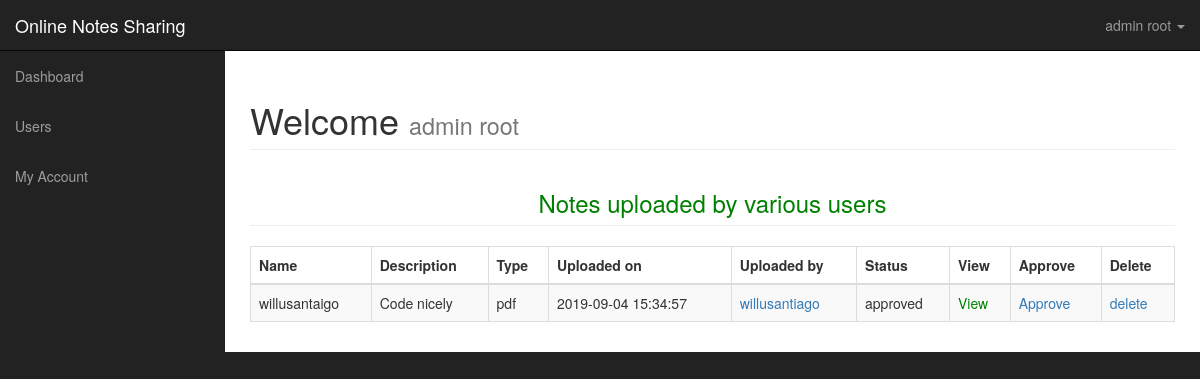
Page /dashboard/ (signed in) on the committed database.
### tables this page shows
CREATE TABLE IF NOT EXISTS `uploads` (
  `file_id` int(11) NOT NULL AUTO_INCREMENT,
  `file_name` varchar(225) NOT NULL,
  `file_description` text NOT NULL,
  `file_type` varchar(225) NOT NULL,
  `file_uploader` varchar(225) NOT NULL,
  `file_uploaded_on` timestamp NOT NULL DEFAULT CURRENT_TIMESTAMP ON UPDATE CURRENT_TIMESTAMP,
  `file_uploaded_to` varchar(225) NOT NULL,
  `file` varchar(225) NOT NULL,
  `status` varchar(225) NOT NULL DEFAULT 'not approved yet',
  PRIMARY KEY (`file_id`)
);

### dashboard/index.php (the view, shortened to what this page needs)
<?php include('includes/adminheader.php');  ?>
 <div id="wrapper">
       <?php include 'includes/adminnav.php';?>
        <div id="page-wrapper">
            <div class="container-fluid">
                <div class="row">
                    <div class="col-lg-12">
                        <h1 class="page-header">
                            Welcome
                            <small><?php echo $_SESSION['name']; ?></small>
                        </h1>
<?php if($_SESSION['role'] == 'admin') {
?>
<h3 class="page-header">
                            <center> <marquee width = 70% ><font color="green" > Notes uploaded by various users</font></marquee></center>
                        </h3>
<div class="row">
<div class="col-lg-12">
        <div class="table-responsive">
<form action="" method="post">
            <table class="table table-bordered table-striped table-hover">
            <thead>
                    <tr>
                        <th>Name</th>
                        <th>Description</th>
                        <th>Type </th>
                        <th>Uploaded on</th>
                        <th>Uploaded by </th>
                        <th>Status</th>
                        <th>View</th>
                        <th>Approve</th>
                        <th>Delete</th>
                    </tr>
                </thead>
                <tbody>
                 <?php
$query = "SELECT * FROM uploads ORDER BY file_uploaded_on DESC";
$run_query = mysqli_query($conn, $query) or die(mysqli_error($conn));
if (mysqli_num_rows($run_query) > 0) {
while ($row = mysqli_fetch_array($run_query)) {
    $file_id = $row['file_id'];
    $file_name = $row['file_name'];
    $file_description = $row['file_description'];
    $file_type = $row['file_type'];
    $file_date = $row['file_uploaded_on'];
    $file_uploader = $row['file_uploader'];
    $file_status = $row['status'];
    $file = $row['file'];
    echo "<tr>";
    echo "<td>$file_name</td>";
    echo "<td>$file_description</td>";
    echo "<td>$file_type</td>";
    echo "<td>$file_date</td>";
    echo "<td><a href='viewprofile.php?name=$file_uploader' target='_blank'> $file_uploader </a></td>";
    echo "<td>$file_status</td>";
    echo "<td><a href='allfiles/$file' target='_blank' style='color:green'>View </a></td>";
    echo "<td><a onClick=\"javascript: return confirm('Are you sure you want to approve this note?')\"href='?approve=$file_id'><i class='fa fa-times' style='color: red;'></i>Approve</a></td>";
    echo "<td><a onClick=\"javascript: return confirm('Are you sure you want to delete this post?')\" href='?del=$file_id'><i class='fa fa-times' style='color: red;'></i>delete</a></td>";
    echo "</tr>";
}
}
?>
                </tbody>
            </table>
</form>
</div>
</div>
</div>
<?php }
 ?>
</body>
</html>

### dashboard/css/sb-admin.css (style rules this page uses)
body { margin-top: 100px; background-color: #222; }
@media (min-width:768px) { body { margin-top: 50px; } }
#wrapper { padding-left: 0; }
#page-wrapper { width: 100%; padding: 0; background-color: #fff; }
@media (min-width:768px) { #wrapper { padding-left: 225px; } }
@media (min-width:768px) { #page-wrapper { padding: 10px; } }

### rows in the picture
uploads: file_name "willusantaigo", file_description "Code nicely", file_type "pdf", file_uploaded_on "2019-09-04 15:34:57", file_uploader "willusantiago", status "approved"

### other values in the picture
$_SESSION['name'] "admin root"
